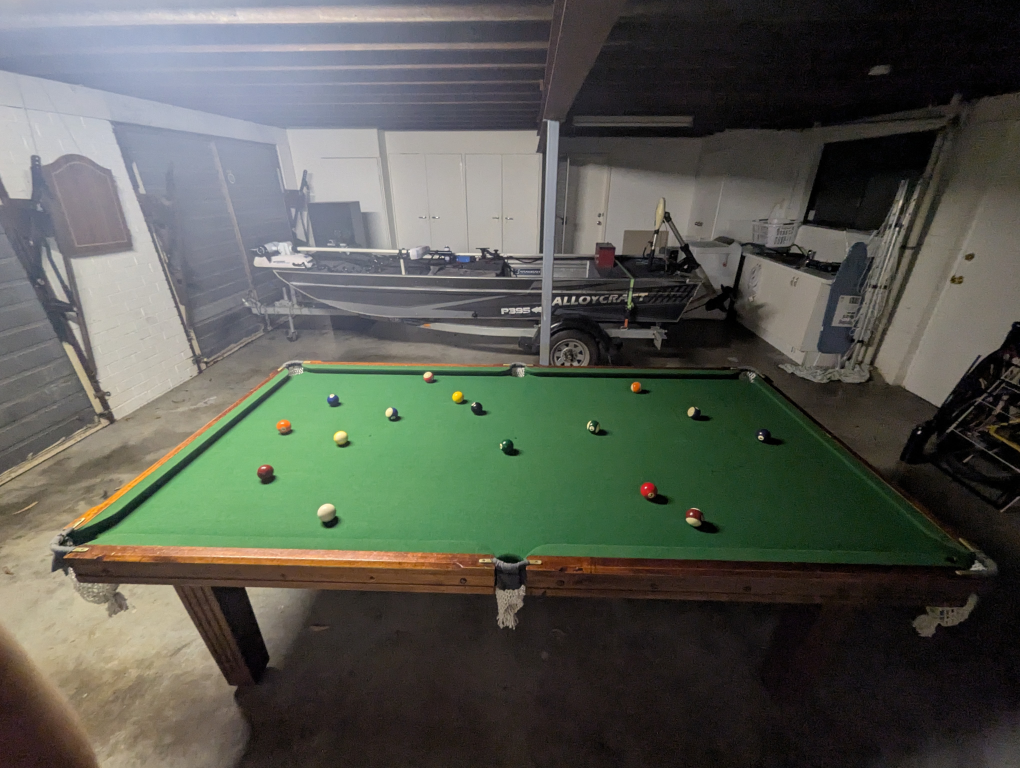
#> input picture images/table/broken_1.jpg, 4080 x 3072 px (shown at 1/4 size)
$ python -i ProcessTable.py   (imports and definitions only)
#> lines starting #> are read from the running program, lines starting #| are printed output that depends on the picture; after the words box and inside, x2 and y2 are one past the last pixel; in counts of white or black regions, pixels touching at a corner belong together
#> further down, picture is the input picture: shape (3072, 4080, 3); mean B, G, R 80.9, 89.8, 86.9
import numpy as np
import cv2

# lower_green = np.array([50, 40, 20])
lower_green = np.array([50, 10, 30])
upper_green = np.array([85, 200, 255])

def process_table(img: np.ndarray, table_length: int = 800):
#> called with table_length = 800
    hsv = cv2.cvtColor(img, cv2.COLOR_BGR2HSV)
#> hsv: shape (3072, 4080, 3); mean H, S, V 59.9, 61.3, 97.3

    #use a mask to find the contours
    mask = cv2.inRange(hsv, lower_green, upper_green)
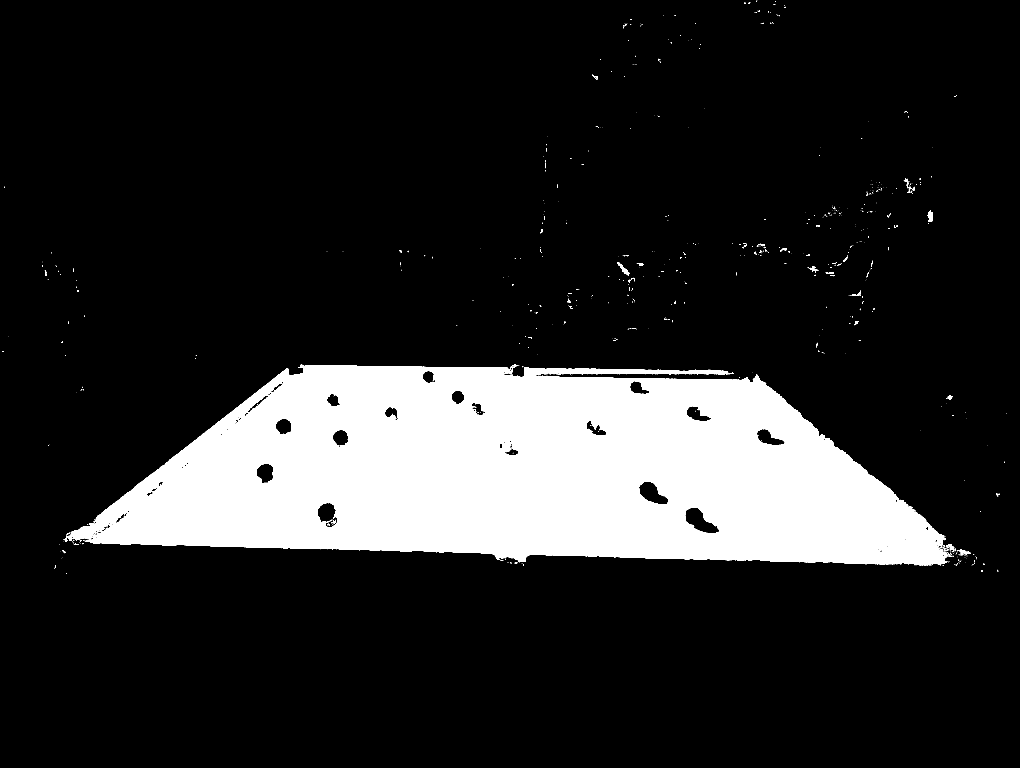
#> mask: shape (3072, 4080) (shown at 1/4 size); 15.6% white; 895 white regions (820 under 20 px), largest, box (x1, y1, x2, y2) and area: (255, 1457, 3795, 2262) 1952250, (3710, 842, 3732, 888) 696, (2468, 1048, 2518, 1103) 669

    kernel = np.ones((5, 5), np.uint8)
    mask = cv2.morphologyEx(mask, cv2.MORPH_CLOSE, kernel)
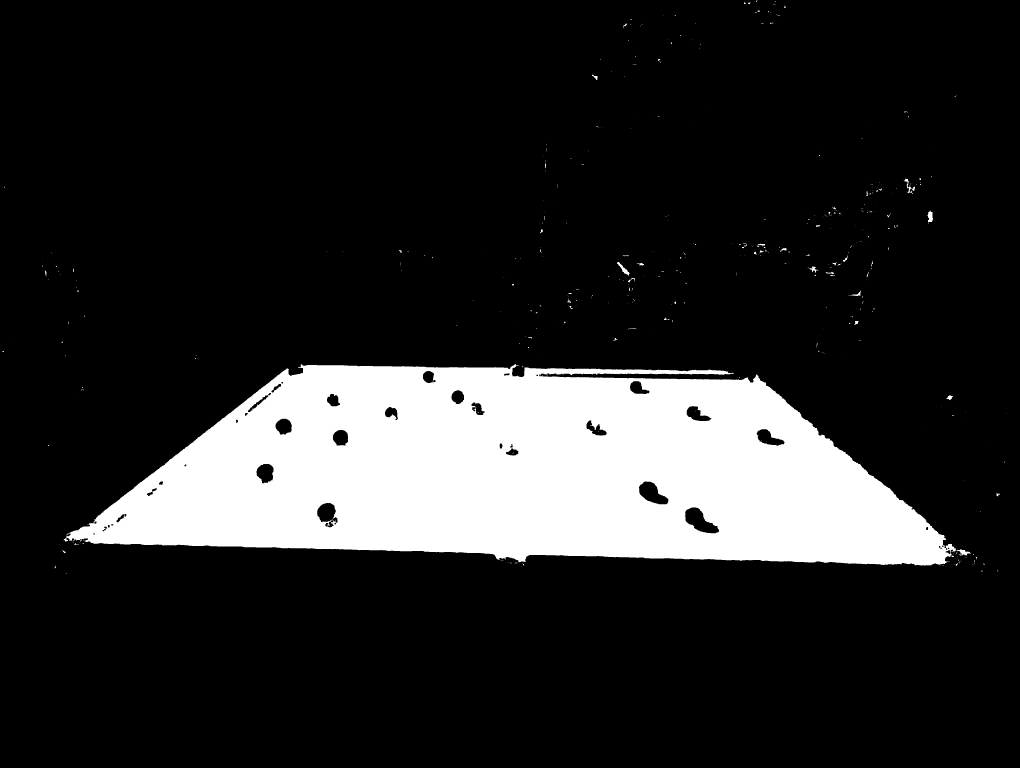
#> mask: shape (3072, 4080) (shown at 1/4 size); 15.8% white; 453 white regions (363 under 20 px), largest, box (x1, y1, x2, y2) and area: (255, 1457, 3884, 2263) 1969339, (2468, 1048, 2518, 1103) 760, (3710, 842, 3732, 895) 722
    mask = cv2.morphologyEx(mask, cv2.MORPH_OPEN, kernel)
#> mask: shape (3072, 4080); 15.7% white; 41 white regions

    contours, _ = cv2.findContours(mask, cv2.RETR_EXTERNAL, cv2.CHAIN_APPROX_SIMPLE)
#> contours = 41 contours, 4 with area under 20; largest, box (x1, y1, x2, y2) and area: (266, 1457, 3823, 2262) 2016996, (2469, 1048, 2517, 1101) 670, (3712, 846, 3732, 888) 634, (3836, 2198, 3880, 2221) 511, (3790, 1582, 3809, 1600) 216

    if not contours:
        print("No table found")
        return

    #find the largest contour
    largest_contour = max(contours, key=cv2.contourArea)
#> largest_contour = contour of 2395 points, box (x1, y1, x2, y2) (266, 1457, 3823, 2262), area 2016996
    hull = cv2.convexHull(largest_contour, True)
#> hull = contour of 28 points, box (x1, y1, x2, y2) (266, 1457, 3823, 2262), area 2123298
    perimeter = cv2.arcLength(hull, True)
#> perimeter = 7648.9

    #adjust the epsilon factor to get a 4 sided polygon
    epsilon_factor = 0.02
    for _ in range(10):
        approx = cv2.approxPolyDP(hull, epsilon_factor * perimeter, True)
        if len(approx) == 4:
            break

        epsilon_factor += 0.002
#> this loop made 1 pass
#> approx on pass 1: [[3822, 2202], [266, 2145], [1147, 1475], [3028, 1499]]
#> after the loop, epsilon_factor = 0.02

    if len(approx) != 4:
        print("No table found")
        return

    #sort the points
    approx = sorted(approx, key=lambda p: p[0][1]) # Sort by y-coordinate
#> approx = [[[1147, 1475]], [[3028, 1499]], [[266, 2145]], [[3822, 2202]]]

    # Now sort left-right for the top and bottom pairs
    top_points = sorted(approx[:2], key=lambda p: p[0][0])  # Top-left, top-right
#> top_points = [[[1147, 1475]], [[3028, 1499]]]
    bottom_points = sorted(approx[2:], key=lambda p: p[0][0])  # Bottom-left, bottom-right
#> bottom_points = [[[266, 2145]], [[3822, 2202]]]

    #want to get the ratio of distance between points to determine which way is the longer side
    top_len = np.linalg.norm(top_points[0] - top_points[1])
#> top_len = 1881.2
    side_len = np.linalg.norm(bottom_points[0] - top_points[0])
#> side_len = 1106.8
    if top_len > side_len:
        ordered_corners = np.array([top_points[0], top_points[1], bottom_points[1], bottom_points[0]])
#> ordered_corners = [[1147, 1475], [3028, 1499], [3822, 2202], [266, 2145]]
    else:
        ordered_corners = np.array([bottom_points[0], top_points[0], top_points[1], bottom_points[1]])

    #warp the image to a top down view
    table_width = int(table_length / 2)
    dst = np.array([[0, 0], [table_length, 0], [table_length, table_width], [0, table_width]], np.float32)

    matrix = cv2.getPerspectiveTransform(ordered_corners.astype(np.float32), dst)
#> matrix = [[-0.465, -0.611, 1434.3], [0.0155, -1.22, 1778.1], [1.3e-05, -0.00143, 1]]

    return matrix

# [115 lines left out: functions warp_table, remove_table_green, make_balls_white, find_balls, merge_balls, not called in this run]

>>> import cv2
>>> picture = cv2.imread('images/table/broken_1.jpg')
>>> result = process_table(picture)
#> result has the same summary as matrix in process_table

$ run again, on images/table/broken_2.jpg
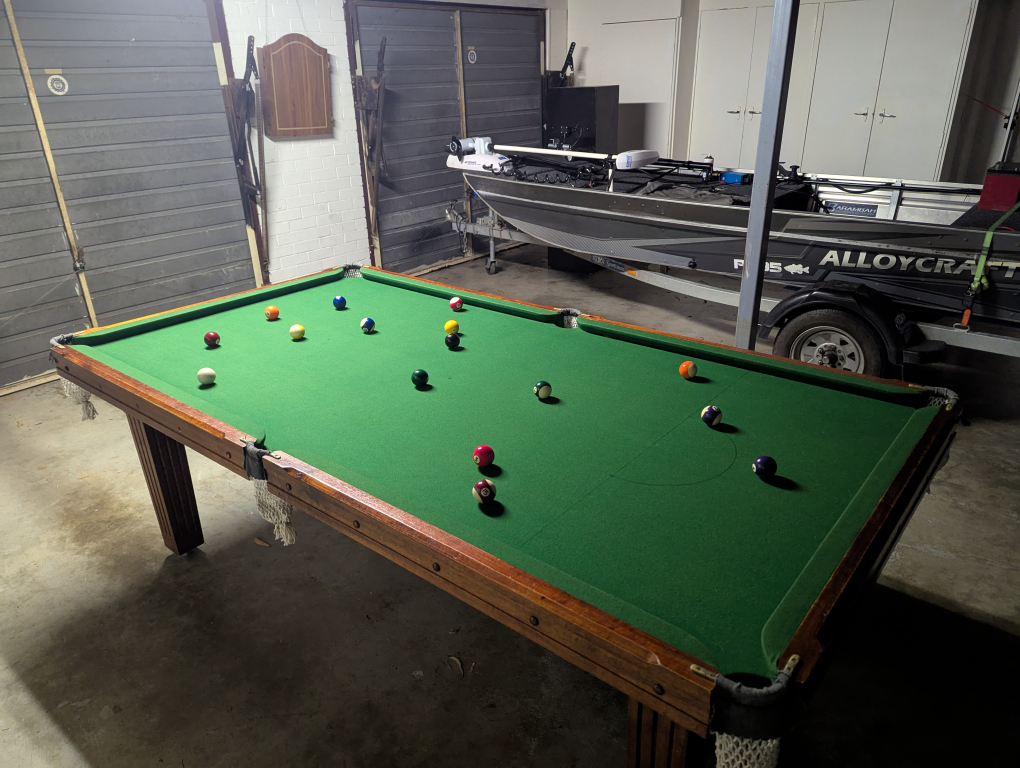
#> input picture images/table/broken_2.jpg, 4080 x 3072 px (shown at 1/4 size)
#> picture is the input picture: shape (3072, 4080, 3); mean B, G, R 80.2, 94.7, 85.9
#> hsv: shape (3072, 4080, 3); mean H, S, V 52, 73.5, 100.2
#> in process_table, `mask = cv2.inRange(hsv, lower_green, upper_green)`:
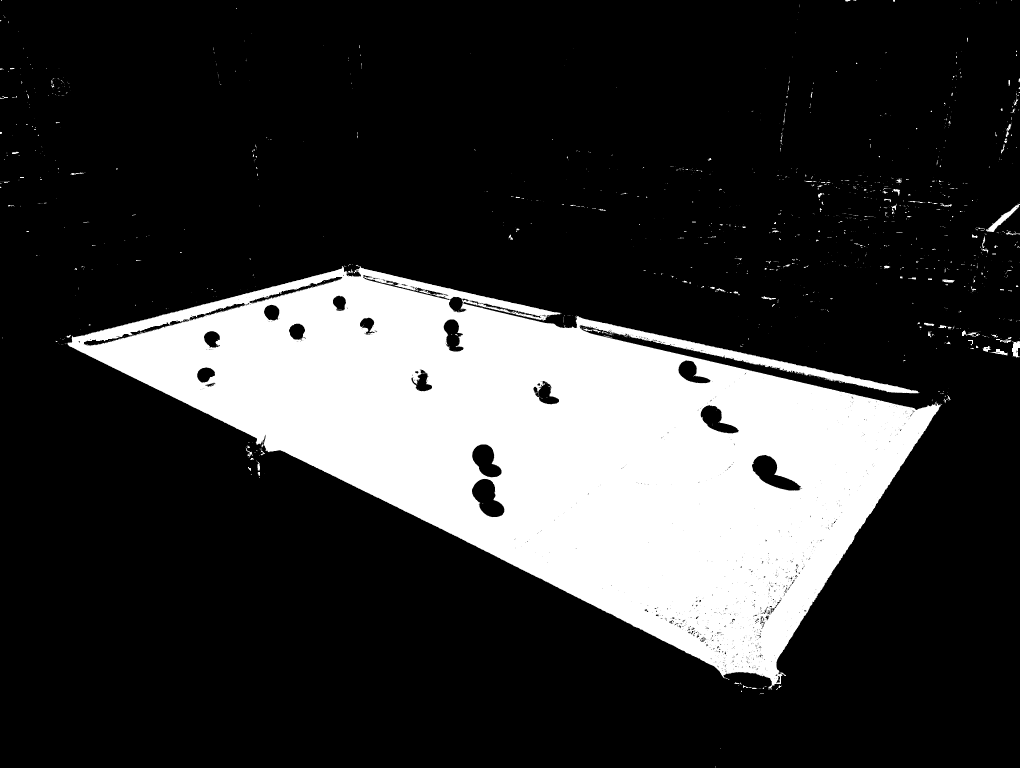
#> mask: shape (3072, 4080) (shown at 1/4 size); 21.2% white; 1647 white regions (1374 under 20 px), largest, box (x1, y1, x2, y2) and area: (270, 1064, 3769, 2754) 2628077, (3944, 814, 4080, 928) 2914, (4047, 1364, 4080, 1430) 1457
#> in process_table, `mask = cv2.morphologyEx(mask, cv2.MORPH_OPEN, kernel)`:
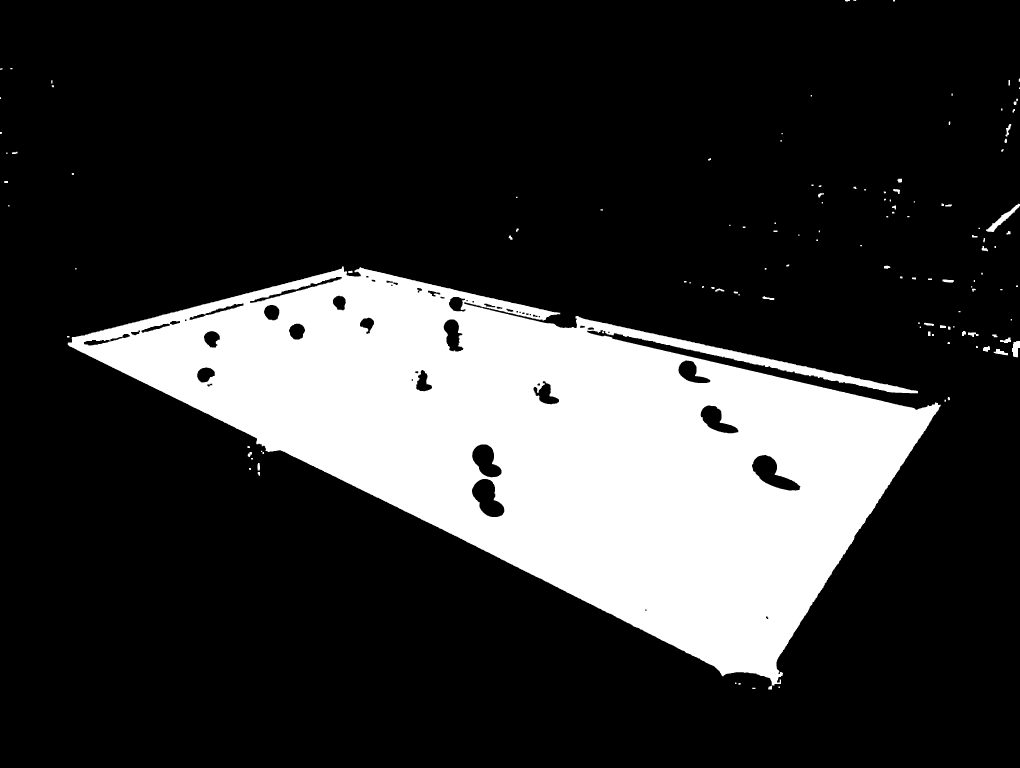
#> mask: shape (3072, 4080) (shown at 1/4 size); 21.2% white; 127 white regions
#> contours = 127 contours, 8 with area under 20; largest, box (x1, y1, x2, y2) and area: (271, 1066, 3763, 2742) 2731752, (3944, 815, 4080, 928) 2866, (4048, 1364, 4080, 1429) 1407, (3975, 1396, 4032, 1421) 656, (4000, 1350, 4044, 1372) 474
#> largest_contour = contour of 5491 points, box (x1, y1, x2, y2) (271, 1066, 3763, 2742), area 2731752
#> hull = contour of 20 points, box (x1, y1, x2, y2) (271, 1066, 3763, 2742), area 2923156
#> perimeter = 8076.1
#> the loop in process_table, `for _ in range(10):` made 1 pass
#> approx on pass 1: [[271, 1371], [1443, 1069], [3762, 1624], [3087, 2741]]
#> after the loop in process_table, `for _ in range(10):`: epsilon_factor = 0.02
#> in process_table, `approx = sorted(approx, key=lambda p: p[0][1])`: approx = [[[1443, 1069]], [[271, 1371]], [[3762, 1624]], [[3087, 2741]]]
#> top_points = [[[271, 1371]], [[1443, 1069]]]
#> bottom_points = [[[3087, 2741]], [[3762, 1624]]]
#> top_len = 1210.3
#> side_len = 3131.6
#> ordered_corners = [[3087, 2741], [271, 1371], [1443, 1069], [3762, 1624]]
#> matrix = [[1.06, 0.64, -5021.3], [-0.784, 1.61, -1996.1], [2.19e-05, -0.00425, 1]]
#> result has the same summary as matrix in process_table

$ run again, on images/table/broken_3.jpg
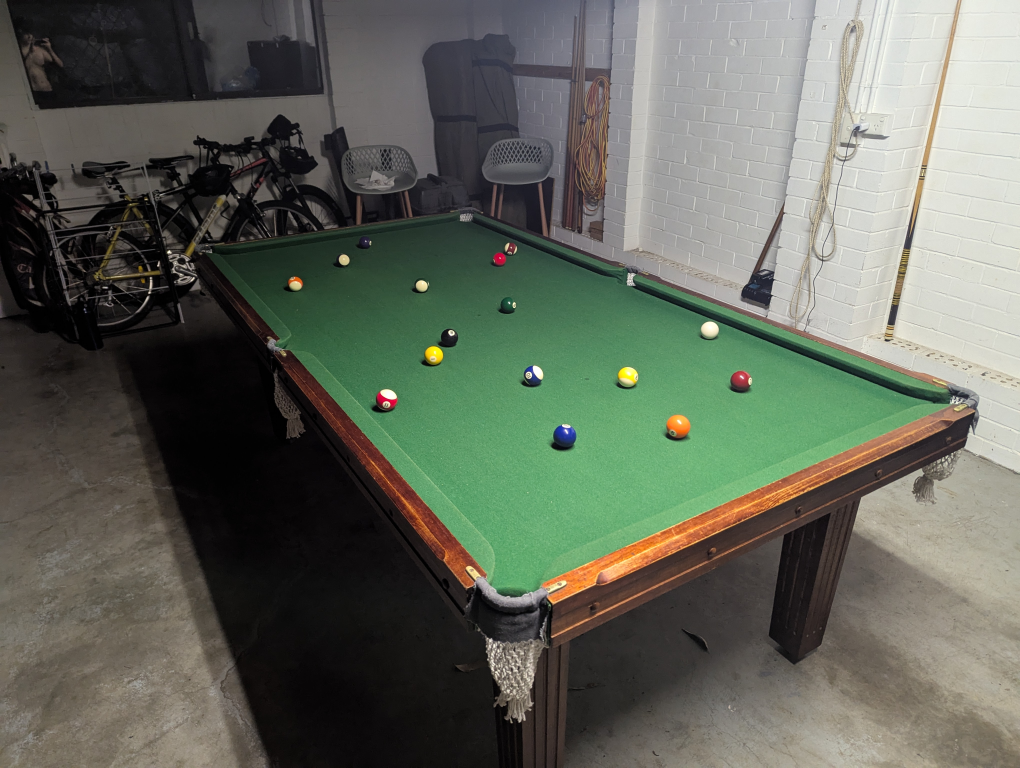
#> input picture images/table/broken_3.jpg, 4080 x 3072 px (shown at 1/4 size)
#> picture is the input picture: shape (3072, 4080, 3); mean B, G, R 90.9, 102.6, 97.7
#> hsv: shape (3072, 4080, 3); mean H, S, V 54.4, 47.5, 107.8
#> in process_table, `mask = cv2.inRange(hsv, lower_green, upper_green)`:
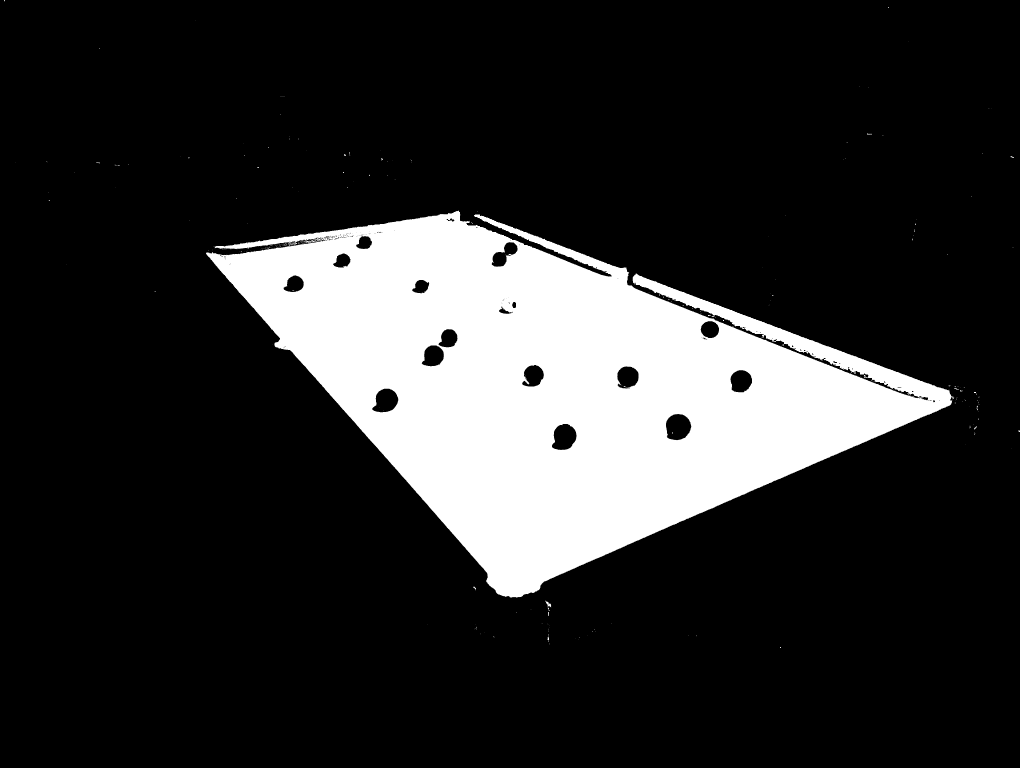
#> mask: shape (3072, 4080) (shown at 1/4 size); 17.6% white; 339 white regions (314 under 20 px), largest, box (x1, y1, x2, y2) and area: (824, 842, 3809, 2390) 2203107, (2182, 2404, 2205, 2441) 264, (2190, 2544, 2196, 2568) 73
#> contours = 7 contours, 2 with area under 20; largest, box (x1, y1, x2, y2) and area: (825, 844, 3812, 2390) 2275486, (2184, 2406, 2205, 2428) 212, (2191, 2549, 2196, 2560) 40, (3818, 1546, 3824, 1555) 39, (4074, 1722, 4080, 1728) 22
#> largest_contour = contour of 5089 points, box (x1, y1, x2, y2) (825, 844, 3812, 2390), area 2275486
#> hull = contour of 30 points, box (x1, y1, x2, y2) (825, 844, 3812, 2390), area 2408387
#> perimeter = 6958.2
#> the loop in process_table, `for _ in range(10):` made 1 pass
#> approx on pass 1: [[825, 1011], [1919, 858], [3811, 1589], [2020, 2386]]
#> after the loop in process_table, `for _ in range(10):`: epsilon_factor = 0.02
#> in process_table, `approx = sorted(approx, key=lambda p: p[0][1])`: approx = [[[1919, 858]], [[825, 1011]], [[3811, 1589]], [[2020, 2386]]]
#> top_points = [[[825, 1011]], [[1919, 858]]]
#> bottom_points = [[[2020, 2386]], [[3811, 1589]]]
#> top_len = 1104.6
#> side_len = 1821.7
#> ordered_corners = [[2020, 2386], [825, 1011], [1919, 858], [3811, 1589]]
#> matrix = [[1.12, 2.52, -8281.6], [-1.62, 1.4, -86.7], [-7.11e-06, -0.00693, 1]]
#> result has the same summary as matrix in process_table
